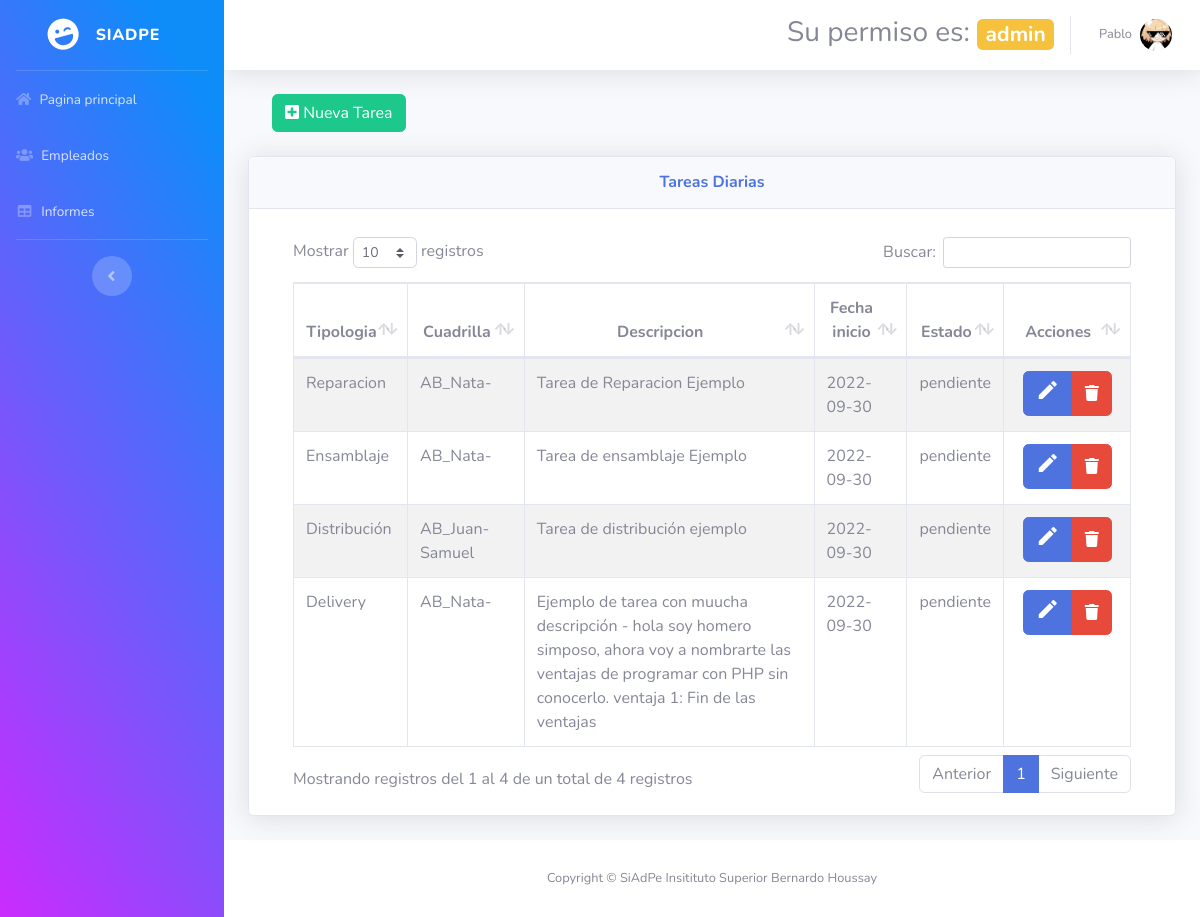
Screenshot of /dashboardAdmin/index.php (signed in) with the database file from the repository.
### tables this page shows
CREATE TABLE IF NOT EXISTS `cuadrillas` (
  `id` int(11) NOT NULL AUTO_INCREMENT,
  `nombre` varchar(100) NOT NULL,
  `id_area` int(11) NOT NULL,
  PRIMARY KEY (`id`),
  KEY `id_area` (`id_area`)
);

CREATE TABLE IF NOT EXISTS `tipologias` (
  `id` int(11) NOT NULL AUTO_INCREMENT,
  `descripcion` varchar(250) NOT NULL,
  PRIMARY KEY (`id`)
);

CREATE TABLE IF NOT EXISTS `tareas` (
  `id` int(11) NOT NULL AUTO_INCREMENT,
  `descripcion` varchar(300) NOT NULL,
  `resolucion` varchar(300) NOT NULL,
  `fecha_inicio` date NOT NULL,
  `fecha_finalizacion` date NOT NULL,
  `id_jefe` int(11) NOT NULL,
  `id_estado` int(11) NOT NULL,
  `id_tipologia` int(11) NOT NULL,
  PRIMARY KEY (`id`),
  KEY `id_jefe` (`id_jefe`),
  KEY `id_estado` (`id_estado`),
  KEY `id_tipologia` (`id_tipologia`),
  FULLTEXT KEY `resolucion` (`resolucion`)
);

CREATE TABLE IF NOT EXISTS `estados` (
  `id` int(11) NOT NULL AUTO_INCREMENT,
  `estado` varchar(100) NOT NULL,
  PRIMARY KEY (`id`)
);

### dashboardAdmin/index.php (the view, shortened to what this page needs)
<?php require_once "vistas/parte_superior.php"?>
<?php
$objeto = new Conexion();
$conexion = $objeto->Conectar();
$consultaTareDia = "SELECT  Tareas.id AS tarea_ID, Tipologias.id AS tipologia_ID, Tipologias.descripcion AS tipologia, Cuadrillas.id AS cuadrilla_ID, Cuadrillas.nombre AS cuadrilla, Estados.id AS estado_ID, Estados.estado, Tareas.descripcion, Tareas.fecha_inicio AS fecha_Ini FROM Cuadrillas INNER JOIN Tareas_Empleados ON Cuadrillas.id = Tareas_Empleados.id_cuadrilla INNER JOIN Tareas ON Tareas_Empleados.id_tarea = Tareas.id INNER JOIN Tipologias ON Tareas.id_tipologia = Tipologias.id INNER JOIN Estados ON Tareas.id_estado = Estados.id GROUP BY tarea_ID";
$resultadoTareDia = $conexion->prepare($consultaTareDia);
$resultadoTareDia->execute();
$dataTareDia=$resultadoTareDia->fetchAll(PDO::FETCH_ASSOC);
?>
    <div id="content">
        <div class="container-fluid">
        <div class="container">
        <div class="row">
            <div class="col-lg-12">
            <button id="btnNuevaTarea" type="button" class="btn btn-success" data-toggle="modal"><i class="fa fa-plus-square" aria-hidden="true"></i> Nueva Tarea</button>
            </div>
        </div>
    </div>
    <br>
            <div class="card shadow mb-4">
                <div class="card-header py-3">
                    <h6 class="m-0 font-weight-bold text-primary"><center>Tareas Diarias</center></h6>
                </div>
                <div class="card-body">
                    <div class="container">
                            <div class="row mt-2">
                                    <div class="col-lg-12">
                                        <div class="table-responsive">
                                            <table id="tablaTareasDiarias" class="table table-striped table-bordered table-condensed" style="width:100%">
                                                <thead class="text-center">
                                                    <tr>
                                                        <th>Tipologia</th>
                                                        <th>Cuadrilla</th>
                                                        <th>Descripcion</th>
                                                        <th>Fecha inicio</th>
                                                        <th>Estado</th>
                                                        <th>Acciones</th>
                                                    </tr>
                                                </thead>
                                                <tbody>
                                                    <?php
                                                    foreach($dataTareDia as $dat1) {
                                                    ?>
                                                    <tr>
                                                        <td><?php echo $dat1['tipologia'] ?></td>
                                                        <td><?php echo $dat1['cuadrilla'] ?></td>
                                                        <td><?php echo $dat1['descripcion'] ?></td>
                                                        <td><?php echo $dat1['fecha_Ini'] ?></td>
                                                        <td id="estadoT"><?php echo $dat1['estado'] ?></td>
                                                        <td></td>
                                                    </tr>
                                                    <?php
                                                        }
                                                    ?>
                                                </tbody>
                                           </table>
                                        </div>
                                    </div>
                            </div>
                        </div>
                </div>
            </div>
        </div>
</div>
</div>
<?php require_once "vistas/parte_inferior.php"?>

### dashboardAdmin/vistas/parte_superior.php (shortened to what this page needs)
<!DOCTYPE html>
<html lang="en">
<head>
  <link href="vendor/fontawesome-free/css/all.min.css" rel="stylesheet" type="text/css">
  <link href="css/sb-admin-2.min.css" rel="stylesheet">
    <link rel="stylesheet" type="text/css" href="vendor/datatables/datatables.min.css"/>
    <link rel="stylesheet"  type="text/css" href="vendor/datatables/DataTables-1.10.18/css/dataTables.bootstrap4.min.css">
</head>
<body id="page-top">
  <div id="wrapper">
    <ul class="navbar-nav bg-gradient-primary sidebar sidebar-dark accordion" id="accordionSidebar">
      <a class="sidebar-brand d-flex align-items-center justify-content-center" href="index.php">
        <div class="sidebar-brand-icon rotate-n-15">
          <i class="fas fa-laugh-wink"></i>
        </div>
        <div class="sidebar-brand-text mx-3">SiAdPe</div>
      </a>
      <hr class="sidebar-divider my-0">
      <li class="nav-item">
        <a class="nav-link" href="index.php">
        <i class="fa fa-home" aria-hidden="true"></i>
          <span>Pagina principal</span></a>
      </li>
      <li class="nav-item">
        <a class="nav-link" href="empleados.php">
        <i class="fa fa-users" aria-hidden="true"></i>
        <span>Empleados</span></a>
      </li>
      <li class="nav-item">
        <a class="nav-link" href="informes.php">
        <i class="fas fa-fw fa-table"></i>
        <span>Informes</span></a>
      </li>
      <hr class="sidebar-divider d-none d-md-block">
      <div class="text-center d-none d-md-inline">
        <button class="rounded-circle border-0" id="sidebarToggle"></button>
      </div>
    </ul>
    <div id="content-wrapper" class="d-flex flex-column">
      <div id="content">
        <nav class="navbar navbar-expand navbar-light bg-white topbar mb-4 static-top shadow">
          <ul class="navbar-nav ml-auto">
            <h3 class="text-center ml-2 mt-3">Su permiso es: <span class="badge badge-warning"><?php echo $_SESSION["s_rol_descripcion"];?></span></h3>
            <li class="nav-item dropdown no-arrow">
              <a class="nav-link dropdown-toggle" href="#" id="userDropdown" role="button" data-toggle="dropdown" aria-haspopup="true" aria-expanded="false">
                <span class="mr-2 d-none d-lg-inline text-gray-600 small" id="nombreUsuario"><?php echo $_SESSION["s_nombre"];?></span>
                <img class="img-profile rounded-circle" src="img/Neco-Arc-Glasses.jpg">
              </a>
            </li>
          </ul>
        </nav>

### dashboardAdmin/vistas/parte_inferior.php (shortened to what this page needs)
      </div>
      <footer class="sticky-footer bg-white">
        <div class="container my-auto">
          <div class="copyright text-center my-auto">
            <span>Copyright &copy; SiAdPe Insitituto Superior Bernardo Houssay</span>
          </div>
        </div>
      </footer>
    </div>
</body>
</html>

### rows the page displays
cuadrillas: tipologias.descripcion "Reparacion", nombre "AB_Nata-", tareas.descripcion "Tarea de Reparacion Ejemplo", tareas.fecha_inicio "2022-09-30", estados.estado "pendiente", tipologias.descripcion "Ensamblaje", tareas.descripcion "Tarea de ensamblaje Ejemplo", tipologias.descripcion "Delivery", tareas.descripcion "Ejemplo de tarea con muucha descripción - hola soy homero simposo, ahora voy a nombrarte las ventajas de programar con PHP sin conocerlo. ventaja 1: Fin de las ventajas"
cuadrillas: tipologias.descripcion "Distribución", nombre "AB_Juan-Samuel", tareas.descripcion "Tarea de distribución ejemplo", tareas.fecha_inicio "2022-09-30", estados.estado "pendiente"

### other values shown
$_SESSION["s_rol_descripcion"] "admin"
$_SESSION["s_nombre"] "Pablo"
